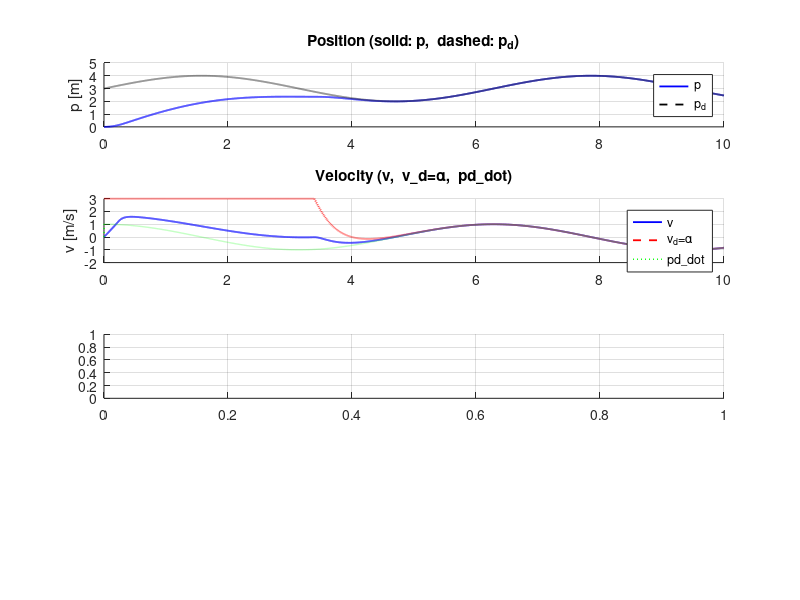

Write MATLAB code to recreate this figure. (Note: this script raises an error after producing the figure.)
%% test.m - 1축 위치 Backstepping 제어기 + DOB(외란관측기)
%  plant : pdot = v ,  vdot = u + d   (u = 가속도 입력 a)
%  목표  : pos -> p_d  (위치 제어만, 단일 1축)
clear; clc; close all;

%% ---------------- 시뮬레이션 설정 ----------------
dt = 0.001;           % time step
T  = 10;              % total time [s]
N  = round(T/dt);
t  = (0:N-1)*dt;

%% ---------------- 제어 게인 (Backstepping) -------
K1 = 10;               % outer loop (위치 오차) 게인
K2 = 3;               % inner loop (속도 오차) 게인

%% ---------------- DOB 게인 ------
L = 0.9;             % Q-filter Gain

%% ---------------- 목표 위치 (setpoint) -----------
p_d     = 3;          % desired position (상수; 시간함수로 바꾸면 수치미분 자동작동)
p_d_dot   = 0;
v_d     = 0;
v_d_dot  = 0;

%% ---------------- 초기 상태 ----------------------
pos   = 0;
vel   = 0;
acc    = 0;
vel_prev = 0;         % 이전 속도 (차분미분용)
d_hat    = 0;         % 외란 추정 (EMA 상태)
u_prev   = 0;         % 이전 제어입력
p_d_prev    = p_d;    % 이전 목표위치 (desired 차분미분용)
p_d_dot_prev = 0;      % 이전 목표속도 (desired 2차 차분용)

%% ---------------- 제한 ----------------------
v_max = 3;
u_max = 5;

%% ---------------- 로그 버퍼 ----------------------
P  = zeros(1,N);  V  = zeros(1,N);  A  = zeros(1,N);
D  = zeros(1,N);  Dh = zeros(1,N);
Alp = zeros(1,N); U  = zeros(1,N);
Pd = zeros(1,N);  Pd_dot = zeros(1,N);  Pd_ddot = zeros(1,N);  % desired 신호 (p_d, ṗ_d, p̈_d)
E  = zeros(1,N);                                               % 추종오차 z1 = pos - p_d
A_ideal = zeros(1,N);                                         % 외란보상 전 이상 가속도

%% ================= 메인 루프 =====================
for k = 1:N
    tk = t(k);
    p_d = 3 + 1*sin(tk);
    % --- 실제 외란 d = sin(t) ---
    d = 2*sin(tk);

    % DOB
    v_dot = (vel - vel_prev)/dt;
    % d_hat     = (1-L)*d_hat + L*v_dot - u_prev;
    d_hat = (1-L)*d_hat + L*(v_dot - u_prev);

    % --- desired 수치미분 ---
    p_d_dot  = (p_d - p_d_prev)/dt;    % 1차 차분
    p_d_ddot = (p_d_dot - p_d_dot_prev)/dt;  % 2차 차분

    % --- Backstepping ---
    z1        = pos - p_d;                
    v_d       = p_d_dot - K1*z1;           
    v_d = min(max(v_d, -v_max), v_max);
    z2        = vel - v_d;                 
    v_d_dot = p_d_ddot - K1*(vel - p_d_dot);
    a_ideal = v_d_dot - K2*z2 - z1;       % 외란보상 전 이상 가속도 (추종 대상)
    u       = a_ideal - d_hat;            % DOB 보상 포함 명령 (= a_des)
    u = min(max(u, -u_max), u_max);

    acc = u + d;                 
    
    % --- 로그 ---  Alp=v_d, U=a_des, A=실제가속도
    P(k)=pos; V(k)=vel; Alp(k)=v_d; U(k)=u; A(k)=acc;
    D(k)=d;   Dh(k)=d_hat;
    Pd(k)=p_d; Pd_dot(k)=p_d_dot; Pd_ddot(k)=p_d_ddot;  % desired 신호
    E(k)=z1;  A_ideal(k)=a_ideal;                        % 추종오차, 이상 가속도

    % --- 플랜트 적분 (forward Euler) ---
    pos      = pos + vel*dt;
    vel_prev = vel;          % v_k 저장 (다음 스텝 차분미분용)
    vel      = vel + acc*dt;
    u_prev   = u;            % 이전 제어입력 저장
    p_d_prev    = p_d;   % 목표위치 저장 (다음 스텝 차분용)
    p_d_dot_prev = p_d_dot;    % 목표속도 저장
end

%% ================= 결과 plot (4x1) ===============
figure('Name','BSC + DOB (1-axis)');

% (1) position : p vs p_d(궤적)
subplot(4,1,1); hold on; grid on;
plot(t,P, 'b','LineWidth',1.3);
plot(t,Pd,'k--','LineWidth',1.3);
ylabel('p [m]'); title('Position (solid: p,  dashed: p_d)');
legend({'p','p_d'},'Location','best');

% (2) velocity : v, v_d(alpha=가상명령), pd_dot(순수 desired)
subplot(4,1,2); hold on; grid on;
plot(t,V,      'b','LineWidth',1.3);
plot(t,Alp,    'r--','LineWidth',1.3);
plot(t,Pd_dot, 'g:','LineWidth',1.0);
ylabel('v [m/s]'); title('Velocity (v,  v\_d=\alpha,  pd\_dot)');
legend({'v','v_d=\alpha','pd\_dot'},'Location','best');

% (3) acceleration : a_actual(u+d) vs a_cmd(u) vs a_ideal(target)
subplot(4,1,3); hold on; grid on;
mi = 1:500:N;   % marker 위치 (중간중간 찍기)
plot(t,A,      'b','LineWidth',1.3,'Marker','pentagram','MarkerIndices',mi,'MarkerSize',9);
plot(t,U,      'r--','LineWidth',1.3,'Marker','square','MarkerIndices',mi,'MarkerSize',7);
plot(t,A_ideal,'g:','LineWidth',1.4,'Marker','diamond','MarkerIndices',mi,'MarkerSize',7);
ylim([-10 10]);
ylabel('a [m/s^2]'); title('Acceleration (a\_actual=u+d,  a\_cmd=u,  a\_ideal=target)');
legend({'a_{actual}=u+d','a_{cmd}=u','a_{ideal} (target)'},'Location','best');

% (4) disturbance : d vs d_hat
subplot(4,1,4); hold on; grid on;
plot(t,D, 'b','LineWidth',1.3);
plot(t,Dh,'r--','LineWidth',1.3);
ylabel('d'); xlabel('time [s]');
title('Disturbance (solid: d,  dashed: d\_hat)');
legend({'d','d\_hat'},'Location','best');

saveas(gcf, 'test_result.png');
fprintf('final pos error = %.4f\n', (pos-p_d));
fprintf('RMS tracking error = %.4f\n', sqrt(mean(E.^2)));
fprintf('max |tracking error| = %.4f\n', max(abs(E)));
fprintf('RMS(a_actual - a_ideal) = %.4f  (= DOB 잔차 d-d_hat)\n', sqrt(mean((A-A_ideal).^2)));
fprintf('saved: test_result.png\n');
